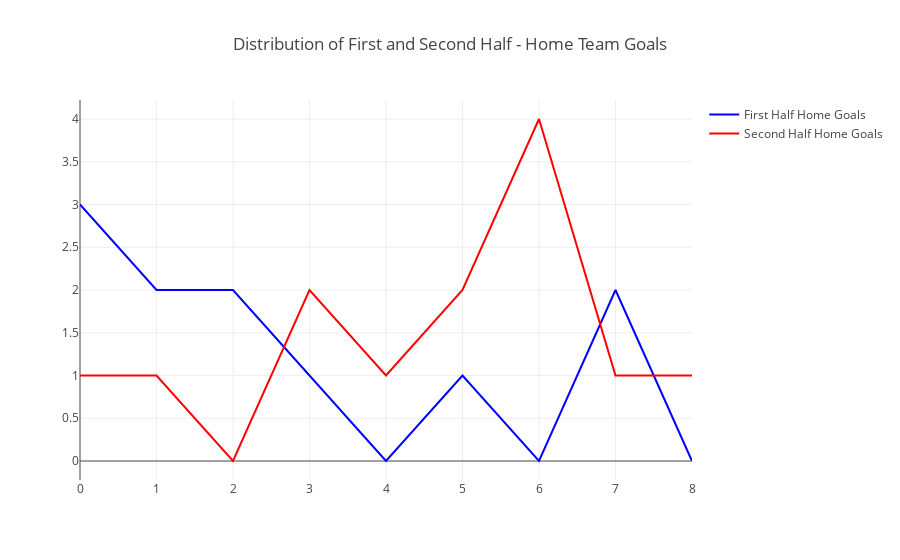
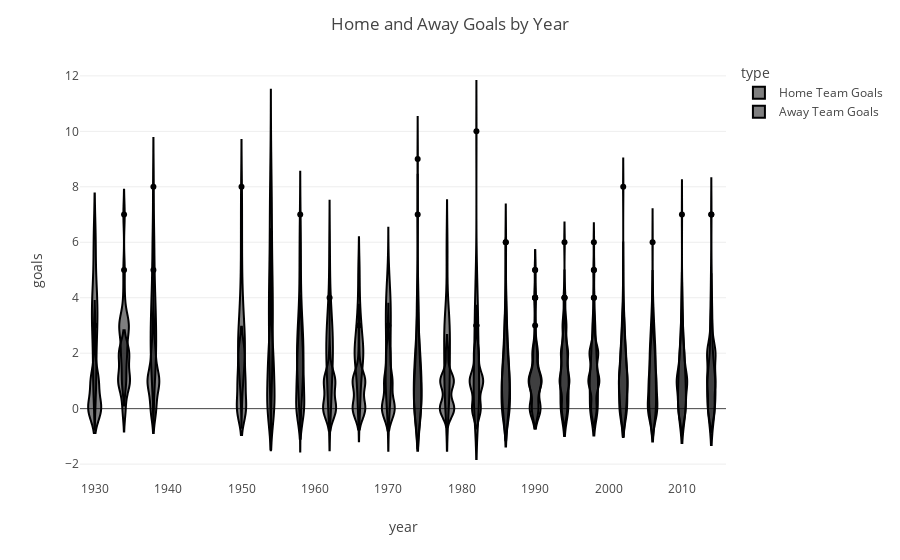
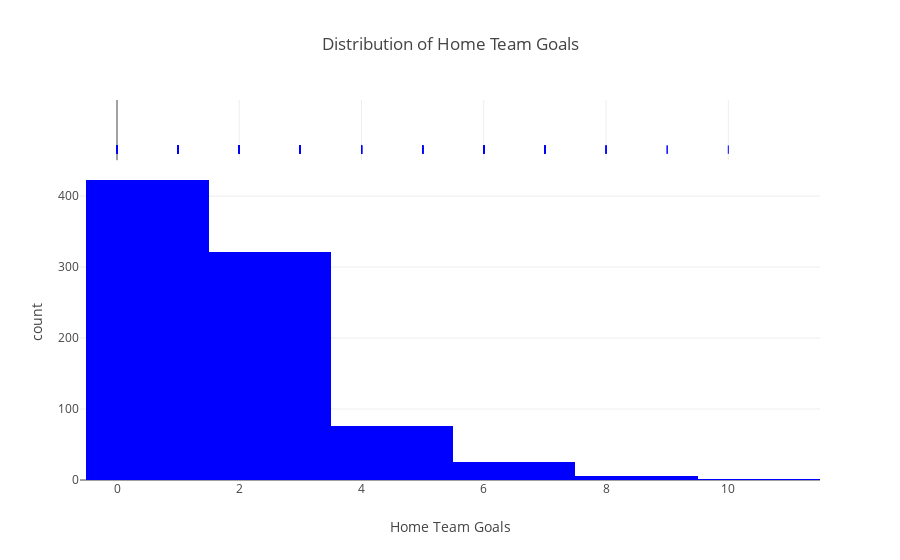
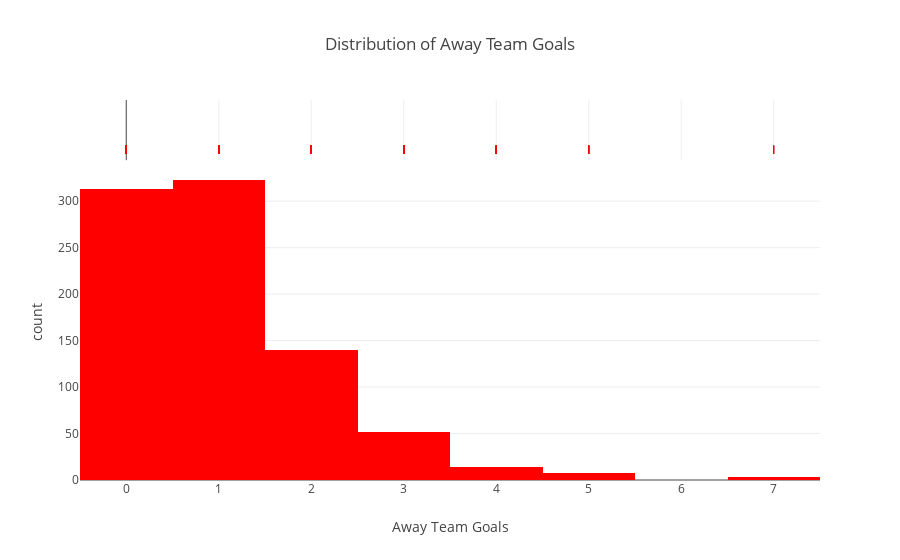

These figures' notebook cell, in order:
### Code cell
# # Test the plot_half_time_goals function
half_time_goals_fig = plot_half_time_goals(matches)
half_time_goals_fig.show()

# Test the plot_goals_by_year function
goals_by_year_fig = plot_goals_by_year(matches)
goals_by_year_fig.show()

# Test the plot_goals_distribution function for Home Team Goals
home_goals_distribution_fig = plot_goals_distribution(matches, 'Home Team Goals', 'Distribution of Home Team Goals', 'blue')
home_goals_distribution_fig.show()

# Test the plot_goals_distribution function for Away Team Goals
away_goals_distribution_fig = plot_goals_distribution(matches, 'Away Team Goals', 'Distribution of Away Team Goals', 'red')
away_goals_distribution_fig.show()

### Figure 1 — Plotly figure (JSON) as saved in the notebook; plotly's stock layout.template omitted (floating-point values rounded to 4 significant figures; data arrays with more than 128 entries replaced by an {"elided": "..."} marker saying what was removed)
{"data": [{"line": {"color": "blue", "width": 2}, "mode": "lines", "name": "First Half Home Goals", "type": "scatter", "x": [0, 1, 2, 3, 4, 5, 6, 7, 8], "y": {"elided": "4572 int values"}}, {"line": {"color": "red", "width": 2}, "mode": "lines", "name": "Second Half Home Goals", "type": "scatter", "x": [0, 1, 2, 3, 4, 5, 6, 7, 8], "y": {"elided": "4572 int values"}}], "layout": {"title": {"text": "Distribution of First and Second Half - Home Team Goals"}}}

### Figure 2 — Plotly figure (JSON) as saved in the notebook; plotly's stock layout.template omitted (floating-point values rounded to 4 significant figures; data arrays with more than 128 entries replaced by an {"elided": "..."} marker saying what was removed)
{"data": [{"alignmentgroup": "True", "box": {"visible": false}, "hovertemplate": "type=Home Team Goals<br>year=%{x}<br>goals=%{y}<extra></extra>", "legendgroup": "Home Team Goals", "marker": {"color": "#000001"}, "name": "Home Team Goals", "offsetgroup": "Home Team Goals", "orientation": "v", "scalegroup": "True", "showlegend": true, "type": "violin", "x": {"elided": "4572 int values"}, "x0": " ", "xaxis": "x", "y": {"elided": "4572 int values"}, "y0": " ", "yaxis": "y"}, {"alignmentgroup": "True", "box": {"visible": false}, "hovertemplate": "type=Away Team Goals<br>year=%{x}<br>goals=%{y}<extra></extra>", "legendgroup": "Away Team Goals", "marker": {"color": "#000002"}, "name": "Away Team Goals", "offsetgroup": "Away Team Goals", "orientation": "v", "scalegroup": "True", "showlegend": true, "type": "violin", "x": {"elided": "4572 int values"}, "x0": " ", "xaxis": "x", "y": {"elided": "4572 int values"}, "y0": " ", "yaxis": "y"}], "layout": {"legend": {"title": {"text": "type"}, "tracegroupgap": 0}, "margin": {"t": 60}, "title": {"text": "Home and Away Goals by Year"}, "violinmode": "overlay", "xaxis": {"anchor": "y", "domain": [0, 1], "title": {"text": "year"}}, "yaxis": {"anchor": "x", "domain": [0, 1], "title": {"text": "goals"}}}}

### Figure 3 — Plotly figure (JSON) as saved in the notebook; plotly's stock layout.template omitted (floating-point values rounded to 4 significant figures; data arrays with more than 128 entries replaced by an {"elided": "..."} marker saying what was removed)
{"data": [{"alignmentgroup": "True", "bingroup": "x", "hovertemplate": "Home Team Goals=%{x}<br>count=%{y}<extra></extra>", "legendgroup": "", "marker": {"color": "blue", "pattern": {"shape": ""}}, "name": "", "nbinsx": 10, "offsetgroup": "", "orientation": "v", "showlegend": false, "type": "histogram", "x": {"elided": "4572 int values"}, "xaxis": "x", "yaxis": "y"}, {"alignmentgroup": "True", "boxpoints": "all", "fillcolor": "rgba(255,255,255,0)", "hoveron": "points", "hovertemplate": "Home Team Goals=%{x}<extra></extra>", "jitter": 0, "legendgroup": "", "line": {"color": "rgba(255,255,255,0)"}, "marker": {"color": "blue", "symbol": "line-ns-open"}, "name": "", "offsetgroup": "", "showlegend": false, "type": "box", "x": {"elided": "4572 int values"}, "xaxis": "x2", "yaxis": "y2"}], "layout": {"barmode": "relative", "legend": {"tracegroupgap": 0}, "title": {"text": "Distribution of Home Team Goals"}, "xaxis": {"anchor": "y", "domain": [0, 1], "title": {"text": "Home Team Goals"}}, "xaxis2": {"anchor": "y2", "domain": [0, 1], "matches": "x", "showgrid": true, "showticklabels": false}, "yaxis": {"anchor": "x", "domain": [0, 0.8316], "title": {"text": "count"}}, "yaxis2": {"anchor": "x2", "domain": [0.8416, 1], "matches": "y2", "showgrid": false, "showline": false, "showticklabels": false, "ticks": ""}}}

### Figure 4 — Plotly figure (JSON) as saved in the notebook; plotly's stock layout.template omitted (floating-point values rounded to 4 significant figures; data arrays with more than 128 entries replaced by an {"elided": "..."} marker saying what was removed)
{"data": [{"alignmentgroup": "True", "bingroup": "x", "hovertemplate": "Away Team Goals=%{x}<br>count=%{y}<extra></extra>", "legendgroup": "", "marker": {"color": "red", "pattern": {"shape": ""}}, "name": "", "nbinsx": 10, "offsetgroup": "", "orientation": "v", "showlegend": false, "type": "histogram", "x": {"elided": "4572 int values"}, "xaxis": "x", "yaxis": "y"}, {"alignmentgroup": "True", "boxpoints": "all", "fillcolor": "rgba(255,255,255,0)", "hoveron": "points", "hovertemplate": "Away Team Goals=%{x}<extra></extra>", "jitter": 0, "legendgroup": "", "line": {"color": "rgba(255,255,255,0)"}, "marker": {"color": "red", "symbol": "line-ns-open"}, "name": "", "offsetgroup": "", "showlegend": false, "type": "box", "x": {"elided": "4572 int values"}, "xaxis": "x2", "yaxis": "y2"}], "layout": {"barmode": "relative", "legend": {"tracegroupgap": 0}, "title": {"text": "Distribution of Away Team Goals"}, "xaxis": {"anchor": "y", "domain": [0, 1], "title": {"text": "Away Team Goals"}}, "xaxis2": {"anchor": "y2", "domain": [0, 1], "matches": "x", "showgrid": true, "showticklabels": false}, "yaxis": {"anchor": "x", "domain": [0, 0.8316], "title": {"text": "count"}}, "yaxis2": {"anchor": "x2", "domain": [0.8416, 1], "matches": "y2", "showgrid": false, "showline": false, "showticklabels": false, "ticks": ""}}}
